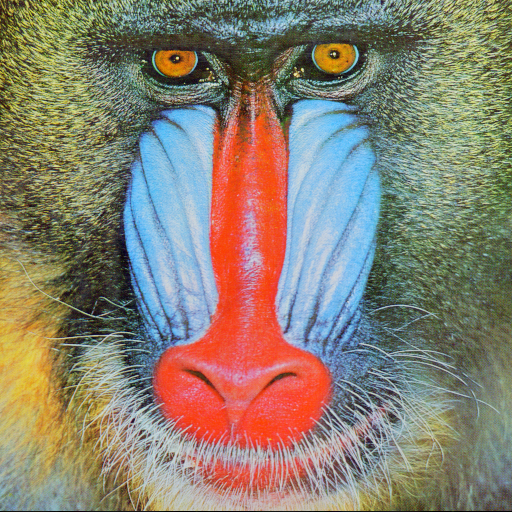
#> input picture img/baboon.png, 512 x 512 px; its folder holds only this picture in this run
$ python task_color_image_processing.py   (older library calls are emulated)
#> lines starting #> are read from the running program, lines starting #| are printed output that depends on the picture
#> the answer given: 1
import cv2
import numpy as np
import matplotlib.pyplot as plt
import os

"""
- **RGB** (Red, Green, Blue): É o formato padrão usado pela maioria das aplicações,
                                incluindo o Matplotlib, onde as cores são armazenadas
                                na ordem Vermelho, Verde e Azul.

- **BGR** (Blue, Green, Red): É o formato padrão usado pelo OpenCV, onde as cores
                                são armazenadas na ordem Azul, Verde e Vermelho.

Se essa conversão não fosse feita, as cores apareceriam invertidas quando exibidas no
                                Matplotlib: o que deveria ser vermelho apareceria como
                                azul e o que deveria ser azul apareceria como vermelho

Obs.: isso é necessária sempre que lemos uma imagem com OpenCV e pretende exibi-la com
                                Matplotlib ou outras bibliotecas que usam o padrão RGB.
"""

# Diretório comum para todas as imagens
img_dir = '../img'

# -----------------------------------------------------------------------------
# Funcionalidade 1: Geração de histogramas (e1.py)
# -----------------------------------------------------------------------------
def generate_histograms():
    """
    Gera histogramas dos canais RGB para todas as imagens no diretório.
    Origem: e1.py
    """
    print("\nGerando histogramas para todas as imagens...")

    # lista todas as imagens
    img_files = [f for f in os.listdir(img_dir) if os.path.isfile(os.path.join(img_dir, f))
                 and f.lower().endswith(('.png', '.jpg', '.jpeg', '.bmp', '.tif', '.tiff'))]

    # Preparar figura única com todos os histogramas
    num_images = len(img_files)
    fig, axes = plt.subplots(num_images, 3, figsize=(15, 5 * num_images))
    fig.suptitle('Histogramas de todas as imagens')

    for i, img_file in enumerate(img_files):
        # pega o path
        img_path = os.path.join(img_dir, img_file)

        # Carrega a imagem
        img = cv2.imread(img_path)
#> img is the input picture: shape (512, 512, 3); mean B, G, R 113.1, 128.9, 137.4
        if img is None:
            print(f"Não foi possível carregar a imagem: {img_path}")
            continue

        img = cv2.cvtColor(img, cv2.COLOR_BGR2RGB)  # BGR --> RGB

        # separa os canais
        r, g, b = cv2.split(img)
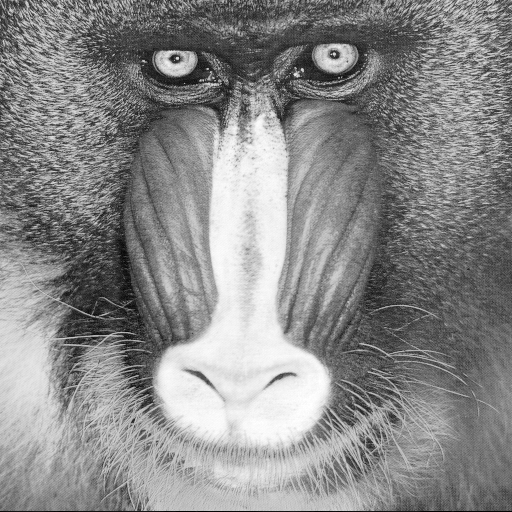
#> r: shape (512, 512); min 0, max 255, mean 137.4
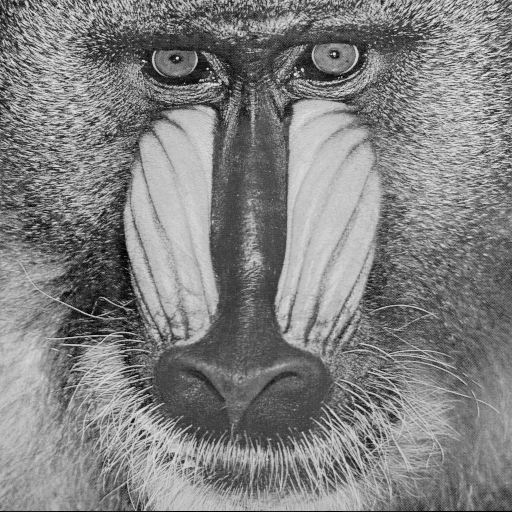
#> g: shape (512, 512); min 0, max 236, mean 128.9
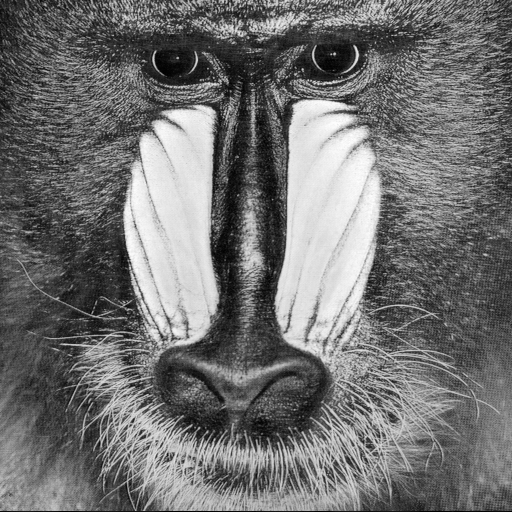
#> b: shape (512, 512); min 0, max 255, mean 113.1

        # Ajusta os axes com base no número de imagens
        if num_images > 1:
            ax_row = axes[i]
        else:
            ax_row = axes  # caso só tenha uma imagem

        # Histograma do canal R
        ax = ax_row[0] if num_images > 1 else axes[0]
        ax.hist(r.ravel(), 256, [0, 256], color='red', alpha=0.7)
        ax.set_title(f'{img_file} - Canal R')
        ax.set_xlim([0, 256])

        # Histograma do canal G
        ax = ax_row[1] if num_images > 1 else axes[1]
        ax.hist(g.ravel(), 256, [0, 256], color='green', alpha=0.7)
        ax.set_title(f'{img_file} - Canal G')
        ax.set_xlim([0, 256])

        # Histograma do canal B
        ax = ax_row[2] if num_images > 1 else axes[2]
        ax.hist(b.ravel(), 256, [0, 256], color='blue', alpha=0.7)
        ax.set_title(f'{img_file} - Canal B')
        ax.set_xlim([0, 256])

    plt.tight_layout()
    plt.subplots_adjust(top=0.95)  # Ajusta espaço para o título principal

    # Salva a figura antes de mostrar
    plt.savefig('histogramas_todas_imagens.png', dpi=300, bbox_inches='tight')
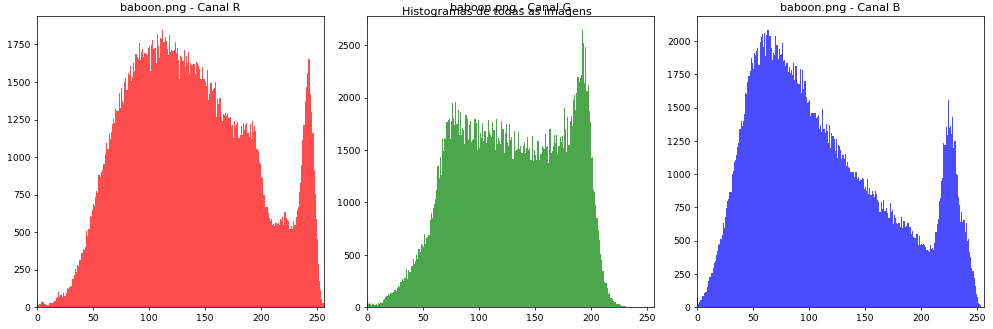
#> figure drawn by matplotlib, 3 panels; panel 1: tallest bar 1845 high, from x = 112 to 113; panel 2: tallest bar 2644 high, from x = 192 to 193; panel 3: tallest bar 2081 high, from x = 63 to 64
    print("Histograma salvo como 'histogramas_todas_imagens.png'")

    plt.show()

# -----------------------------------------------------------------------------
# Funcionalidade 2: Visualização e análise de canais (e2.py)
# -----------------------------------------------------------------------------
# [1153 lines left out: functions process_image, analyze_image_channels, convert_color_spaces, compare_blur_rgb_hsv, apply_edge_detection, frequency_domain_filtering and 4 more, not called in this run]

# -----------------------------------------------------------------------------
# Menu principal e execução do programa
# -----------------------------------------------------------------------------
def main():
    while True:
        print("\n=== Processamento de Imagens Coloridas ===")
        print("1. Gerar histogramas RGB de todas as imagens (e1.py)")
        print("2. Analisar canais de imagens coloridas (e2.py)")
        print("3. Converter entre espaços de cores (RGB ↔ HSV, LAB, YCrCb, CMYK)")
        print("4. Comparar efeitos de borrão em RGB vs HSV")
        print("5. Aplicar filtros de detecção de bordas em imagens coloridas")
        print("6. Realizar filtragem no domínio da frequência (passa-alta e passa-baixa)")
        print("7. Visualizar e manipular planos de bits de imagens coloridas")
        print("8. Segmentação de objetos baseada em cor usando limiarização HSV")
        print("9. Converter e visualizar imagens no espaço de cores NTSC (YIQ)")
        print("10. Equalização de histograma em diferentes espaços de cores")
        print("0. Sair")

#> (the run stopped early here; a loop or call above may not have finished)
